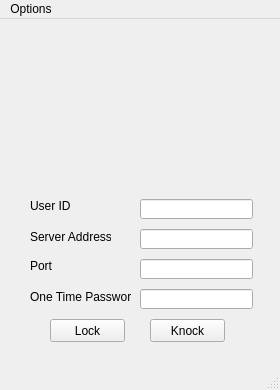
<?xml version="1.0" encoding="UTF-8"?>
<ui version="4.0">
 <class>CrytoKnocker</class>
 <widget class="QMainWindow" name="CrytoKnocker">
  <property name="geometry">
   <rect>
    <x>0</x>
    <y>0</y>
    <width>280</width>
    <height>390</height>
   </rect>
  </property>
  <property name="minimumSize">
   <size>
    <width>280</width>
    <height>390</height>
   </size>
  </property>
  <property name="maximumSize">
   <size>
    <width>280</width>
    <height>390</height>
   </size>
  </property>
  <property name="windowTitle">
   <string>MainWindow</string>
  </property>
  <widget class="QWidget" name="centralwidget">
   <widget class="QLineEdit" name="UserField">
    <property name="geometry">
     <rect>
      <x>140</x>
      <y>180</y>
      <width>113</width>
      <height>20</height>
     </rect>
    </property>
    <property name="focusPolicy">
     <enum>Qt::StrongFocus</enum>
    </property>
    <property name="toolTip">
     <string/>
    </property>
    <property name="statusTip">
     <string/>
    </property>
    <property name="accessibleName">
     <string/>
    </property>
    <property name="accessibleDescription">
     <string/>
    </property>
    <property name="autoFillBackground">
     <bool>false</bool>
    </property>
    <property name="text">
     <string/>
    </property>
   </widget>
   <widget class="QLineEdit" name="ServerField">
    <property name="geometry">
     <rect>
      <x>140</x>
      <y>210</y>
      <width>113</width>
      <height>20</height>
     </rect>
    </property>
   </widget>
   <widget class="QLineEdit" name="OTPField">
    <property name="geometry">
     <rect>
      <x>140</x>
      <y>270</y>
      <width>113</width>
      <height>20</height>
     </rect>
    </property>
   </widget>
   <widget class="QLabel" name="label">
    <property name="geometry">
     <rect>
      <x>30</x>
      <y>180</y>
      <width>46</width>
      <height>13</height>
     </rect>
    </property>
    <property name="text">
     <string>User ID</string>
    </property>
   </widget>
   <widget class="QLabel" name="label_2">
    <property name="geometry">
     <rect>
      <x>30</x>
      <y>210</y>
      <width>81</width>
      <height>16</height>
     </rect>
    </property>
    <property name="text">
     <string>Server Address</string>
    </property>
   </widget>
   <widget class="QLabel" name="label_3">
    <property name="geometry">
     <rect>
      <x>30</x>
      <y>240</y>
      <width>46</width>
      <height>13</height>
     </rect>
    </property>
    <property name="text">
     <string>Port</string>
    </property>
   </widget>
   <widget class="QLabel" name="label_4">
    <property name="geometry">
     <rect>
      <x>30</x>
      <y>270</y>
      <width>101</width>
      <height>16</height>
     </rect>
    </property>
    <property name="text">
     <string>One Time Password</string>
    </property>
   </widget>
   <widget class="QLineEdit" name="PortField">
    <property name="geometry">
     <rect>
      <x>140</x>
      <y>240</y>
      <width>113</width>
      <height>20</height>
     </rect>
    </property>
   </widget>
   <widget class="QPushButton" name="Knock">
    <property name="geometry">
     <rect>
      <x>150</x>
      <y>300</y>
      <width>75</width>
      <height>23</height>
     </rect>
    </property>
    <property name="text">
     <string>Knock</string>
    </property>
   </widget>
   <widget class="QPushButton" name="Lock">
    <property name="geometry">
     <rect>
      <x>50</x>
      <y>300</y>
      <width>75</width>
      <height>23</height>
     </rect>
    </property>
    <property name="text">
     <string>Lock</string>
    </property>
   </widget>
   <widget class="QLabel" name="label_5">
    <property name="geometry">
     <rect>
      <x>70</x>
      <y>10</y>
      <width>141</width>
      <height>161</height>
     </rect>
    </property>
    <property name="layoutDirection">
     <enum>Qt::LeftToRight</enum>
    </property>
    <property name="autoFillBackground">
     <bool>false</bool>
    </property>
    <property name="text">
     <string/>
    </property>
    <property name="pixmap">
     <pixmap>Actual client/images/cryptoknocker_resize.png</pixmap>
    </property>
    <property name="scaledContents">
     <bool>true</bool>
    </property>
    <property name="indent">
     <number>1</number>
    </property>
   </widget>
   <widget class="QLabel" name="label_6">
    <property name="geometry">
     <rect>
      <x>30</x>
      <y>330</y>
      <width>221</width>
      <height>20</height>
     </rect>
    </property>
    <property name="text">
     <string/>
    </property>
    <property name="alignment">
     <set>Qt::AlignCenter</set>
    </property>
   </widget>
   <zorder>label_5</zorder>
   <zorder>UserField</zorder>
   <zorder>ServerField</zorder>
   <zorder>OTPField</zorder>
   <zorder>label</zorder>
   <zorder>label_2</zorder>
   <zorder>label_3</zorder>
   <zorder>label_4</zorder>
   <zorder>PortField</zorder>
   <zorder>Knock</zorder>
   <zorder>Lock</zorder>
   <zorder>label_6</zorder>
  </widget>
  <widget class="QMenuBar" name="menubar">
   <property name="geometry">
    <rect>
     <x>0</x>
     <y>0</y>
     <width>280</width>
     <height>21</height>
    </rect>
   </property>
   <widget class="QMenu" name="menuOptions">
    <property name="title">
     <string>Options</string>
    </property>
    <addaction name="separator"/>
    <addaction name="actionAdd_Private_Key"/>
    <addaction name="actionExit"/>
   </widget>
   <addaction name="menuOptions"/>
  </widget>
  <widget class="QStatusBar" name="statusbar"/>
  <action name="actionExit">
   <property name="text">
    <string>Exit</string>
   </property>
  </action>
  <action name="actionAdd_Private_Key">
   <property name="text">
    <string>Add Private Key</string>
   </property>
  </action>
 </widget>
 <resources/>
 <connections/>
</ui>
